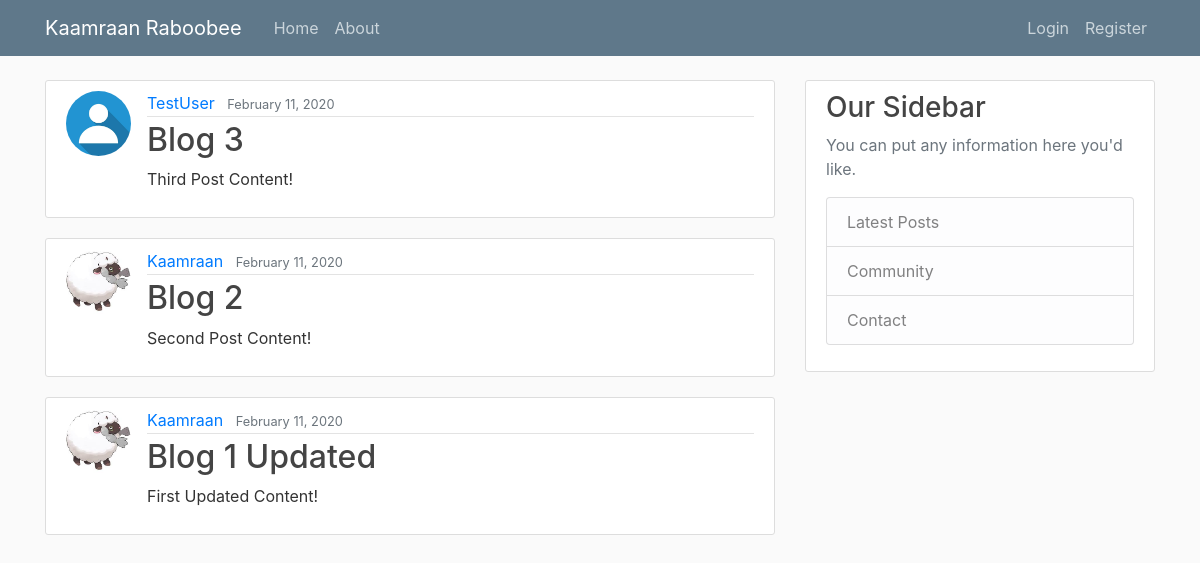
The page / on the database its author committed.
### blog/models.py (models this page shows, shortened)
class Post(models.Model):
	title = models.CharField(max_length=100)
	content = models.TextField()
	date_posted = models.DateTimeField(default=timezone.now)
	author = models.ForeignKey(User, on_delete=models.CASCADE)

### users/models.py (models this page shows, shortened)
class Profile(models.Model):
	user = models.OneToOneField(User, on_delete=models.CASCADE)
	image = models.ImageField(default='default.jpg', upload_to='profile_pics')

### blog/views.py (the view)
# urls.py: path('', PostListView.as_view(), name='blog-home'),
class PostListView(ListView):
	model = Post
	template_name = 'blog/home.html'
	context_object_name = 'posts'
	ordering = ['-date_posted']

### blog/templates/blog/home.html
{% extends "blog/base.html" %}
{% block content %}
	{% for post in posts  %}
		<article class="media content-section">
		  <img class="rounded-circle article-img" src="{{ post.author.profile.image.url }}">
		  <div class="media-body">
		    <div class="article-metadata">
		      <a class="mr-2" href="#">{{ post.author }}</a>
		      <small class="text-muted">{{ post.date_posted|date:"F d, Y" }}</small>
		    </div>
		    <h2><a class="article-title" href="{% url 'post-detail' post.id %}">{{ post.title }}</a></h2>
		    <p class="article-content">{{ post.content }}</p>
		  </div>
		</article>
		{% endfor %}
{% endblock content %}

### blog/templates/blog/base.html (shortened to what this page needs)
{%	load static %}
<!DOCTYPE html>
<html>
<head>
	<link rel="stylesheet" href="https://stackpath.bootstrapcdn.com/bootstrap/4.3.1/css/bootstrap.min.css">
	<link rel="stylesheet" type="text/css" href="{% static 'blog/main.css' %}">
</head>
<body>
	<header class="site-header">
	  <nav class="navbar navbar-expand-md navbar-dark bg-steel fixed-top">
	    <div class="container">
	      <a class="navbar-brand mr-4" href="/">Kaamraan Raboobee</a>
	      <div class="collapse navbar-collapse" id="navbarToggle">
	        <div class="navbar-nav mr-auto">
	          <a class="nav-item nav-link" href="{% url 'blog-home' %}">Home</a>
	          <a class="nav-item nav-link" href="{% url 'blog-about' %}">About</a>
	        </div>
	        <div class="navbar-nav">
       		{% if user.is_authenticated %}
	          <a class="nav-item nav-link" href="{% url 'post-create' %}">New Post</a>
	          <a class="nav-item nav-link" href="{% url 'profile' %}">Profile</a>
	          <a class="nav-item nav-link" href="{% url 'logout' %}">Logout</a>
       		{% else %}
	          <a class="nav-item nav-link" href="{% url 'login' %}">Login</a>
	          <a class="nav-item nav-link" href="{% url 'register' %}">Register</a>
       		{% endif %}
	        </div>
	      </div>
	    </div>
	  </nav>
	</header>
	<main role="main" class="container">
	  <div class="row">
	    <div class="col-md-8">
	    	{% block content %}{% endblock %}
	    </div>
	    <div class="col-md-4">
	      <div class="content-section">
	        <h3>Our Sidebar</h3>
	        <p class='text-muted'>You can put any information here you'd like.
	          <ul class="list-group">
	            <li class="list-group-item list-group-item-light">Latest Posts</li>
	            <li class="list-group-item list-group-item-light">Community</li>
	            <li class="list-group-item list-group-item-light">Contact</li>
	          </ul>
	        </p>
	      </div>
	    </div>
	  </div>
	</main>
</body>
</html>

### blog/static/blog/main.css (style rules this page uses)
body { background: #fafafa; color: #333333; margin-top: 5rem; }
h1, h2, h3, h4, h5, h6 { color: #444444; }
ul { margin: 0; }
.bg-steel { background-color: #5f788a; }
.site-header .navbar-nav .nav-link { color: #cbd5db; }
.content-section { background: #ffffff; padding: 10px 20px; border: 1px solid #dddddd; border-radius: 3px; margin-bottom: 20px; }
.article-title { color: #444444; }
.article-content { white-space: pre-line; }
.article-img { height: 65px; width: 65px; margin-right: 16px; }
.article-metadata { padding-bottom: 1px; margin-bottom: 4px; border-bottom: 1px solid #e3e3e3 }

### rows shown on the page
Post: author.profile.image (placeholder picture), author "TestUser", date_posted "February 11, 2020", title "Blog 3", content "Third Post Content!"
Post: author.profile.image (picture), author "Kaamraan", date_posted "February 11, 2020", title "Blog 2", content "Second Post Content!"
Post: author.profile.image (picture), author "Kaamraan", date_posted "February 11, 2020", title "Blog 1 Updated", content "First Updated Content!"
